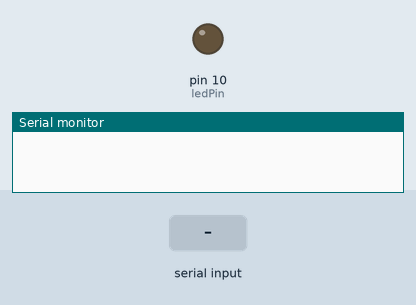
The sketch below on a simulated Arduino Uno, built with avr-gcc and run on an emulated ATmega328P. On the bench: output pins drawn as LEDs (lit = HIGH), the last lines printed to the serial monitor. The inputs (shaded band) are chosen by the test bench.

Above: at 1.2 s.
1.3 s: "1" received over Serial
At 1.9 s:
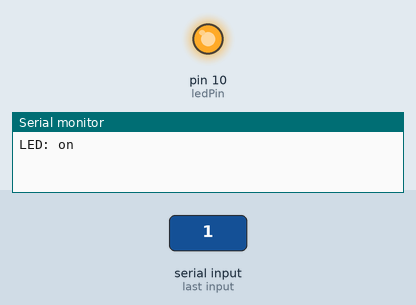
2.8 s: "0" received over Serial
At 4.2 s:
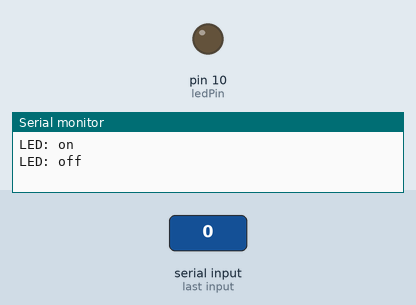
Timing chart, 0 to 5.8 s (numbered marks = the images above; inputs shaded):
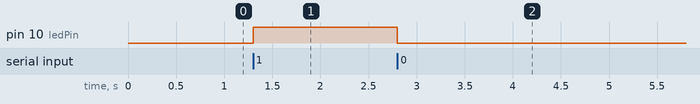

The sketch:

bluetooth.ino
```cpp
int ledPin = 10;
int state = 0;
int flag = 0;

void setup() {
    pinMode(ledPin, OUTPUT);
    digitalWrite(ledPin, LOW);

    Serial.begin(9600); // Default connection rate for my BT module
}

void loop() {
    if (Serial.available() > 0) {
        state = Serial.read();
        flag = 0;
    }

    if (state == '0') {
        digitalWrite(ledPin, LOW);
        if(flag == 0){
            Serial.println("LED: off");
            flag = 1;
        }
    } else if (state == '1') {
        digitalWrite(ledPin, HIGH);
        if (flag == 0) {
            Serial.println("LED: on");
            flag = 1;
        }
    }
}
```

Measured:
- after the input at 1.3 s, pin 10 (ledPin): LOW → HIGH at once
- after the input at 2.8 s, pin 10 (ledPin): HIGH → LOW at once
